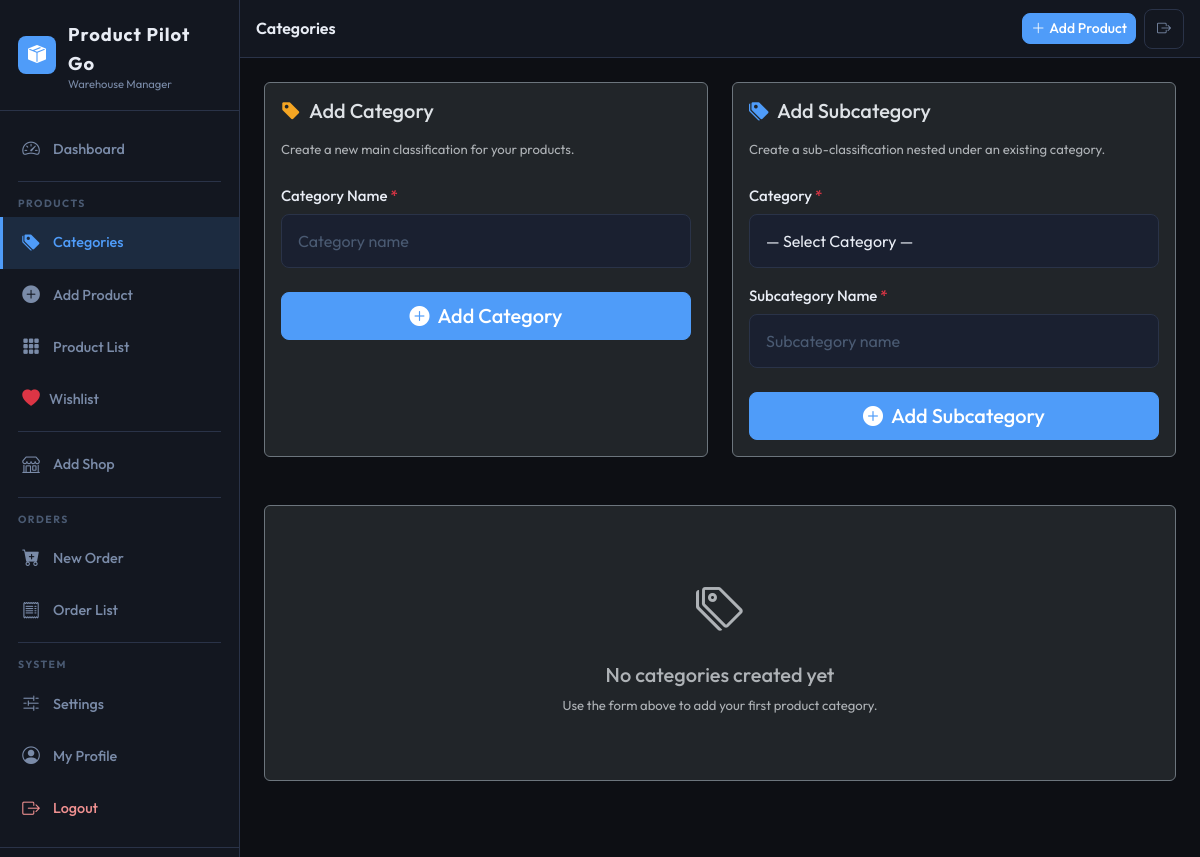
Before: /categories/ (signed in) with the older database file.
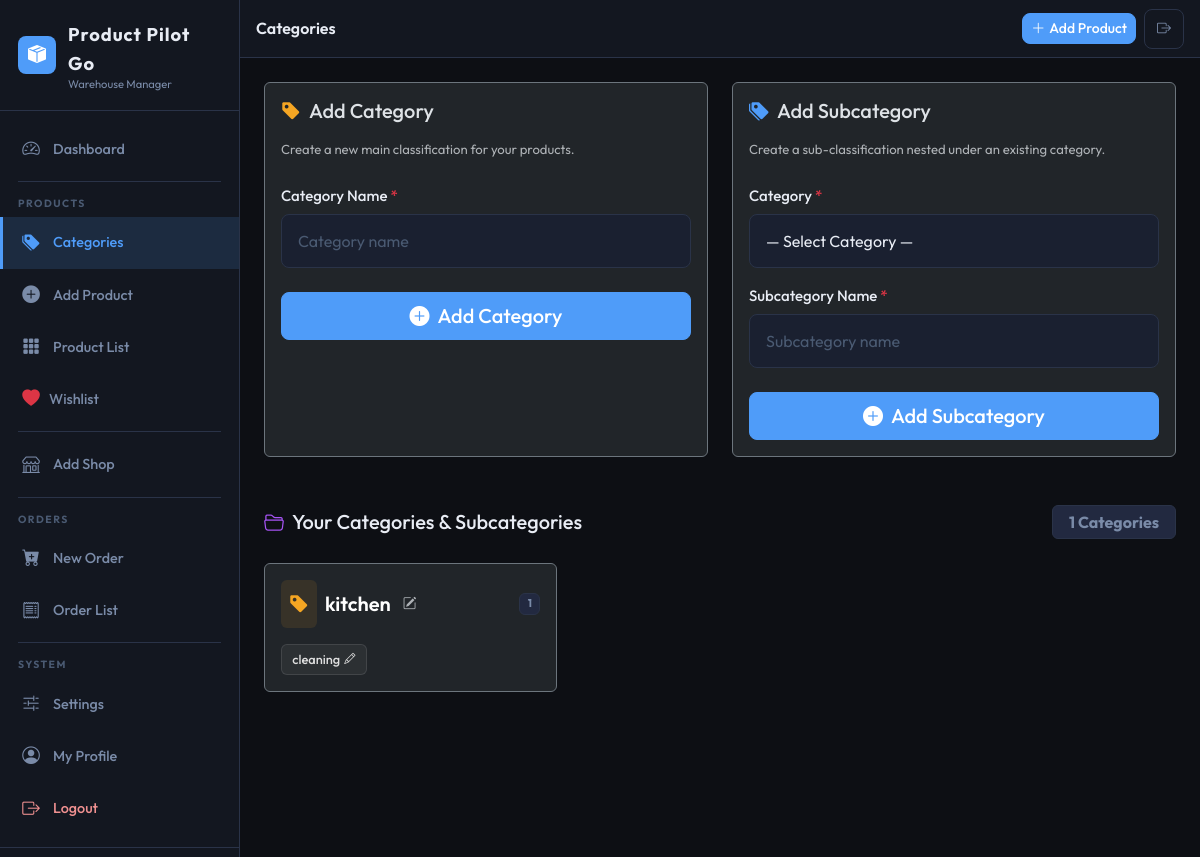
After: the same page with the newer database file.
### aps/models.py (models this page shows, shortened)
class Category(models.Model):
    name = models.CharField(max_length=150)
    created_by = models.ForeignKey(
        User,
        on_delete=models.CASCADE,
        null=True, blank=True,
        related_name='categories_created',
    )
    class Meta:
        verbose_name = 'Category'
        verbose_name_plural = 'Categories'
        ordering = ['name']
        unique_together = ('name', 'created_by')
    def __str__(self):
        return self.name

class SubCategory(models.Model):
    category = models.ForeignKey(
        Category,
        on_delete=models.CASCADE,
        related_name='subcategories'
    )
    name = models.CharField(max_length=150)
    class Meta:
        verbose_name = 'Sub Category'
        verbose_name_plural = 'Sub Categories'
        ordering = ['name']
        unique_together = ('category', 'name')

### aps/views/categories.py (the view, shortened to what this page needs)
# urls.py: path('categories/', views.categories_list, name='categories_list'),
@business_user_required
def categories_list(request):
    cat_form = CategoryForm(user=request.user)
    subcat_form = SubCategoryForm(user=request.user)
    categories = Category.objects.filter(
        created_by=request.user
    ).prefetch_related('subcategories').order_by('name')
    return render(request, 'aps/categories.html', {
        'page_title': 'Categories',
        'active_menu': 'categories',
        'cat_form': cat_form,
        'subcat_form': subcat_form,
        'categories': categories,
    })

### aps/forms.py (shortened to what this page needs)
class CategoryForm(forms.ModelForm):
    class Meta:
        model = Category
        fields = ['name']
        widgets = {
            'name': forms.TextInput(attrs={
                'class': 'form-control form-control-lg',
                'placeholder': 'Category name',
                'autocomplete': 'off',
            })
        }
    def __init__(self, *args, user=None, **kwargs):
        super().__init__(*args, **kwargs)
        self._user = user

class SubCategoryForm(forms.ModelForm):
    class Meta:
        model = SubCategory
        fields = ['category', 'name']
        widgets = {
            'category': forms.Select(attrs={'class': 'form-select form-select-lg'}),
            'name': forms.TextInput(attrs={
                'class': 'form-control form-control-lg',
                'placeholder': 'Subcategory name',
                'autocomplete': 'off',
            })
        }
    def __init__(self, *args, user=None, **kwargs):
        super().__init__(*args, **kwargs)
        self.fields['category'].empty_label = '— Select Category —'
        if user:
            self.fields['category'].queryset = Category.objects.filter(created_by=user)

### aps/templates/aps/categories.html (shortened to what the changed rows need)
{% extends 'aps/base.html' %}
{% load static %}
{% block extra_css %}
<link href="https://cdn.jsdelivr.net/npm/tom-select@2.3.1/dist/css/tom-select.bootstrap5.min.css" rel="stylesheet">
{% endblock %}
{% block content %}
{% if categories %}
<div class="mt-5">
  <div class="d-flex align-items-center justify-content-between mb-4">
    <h5 class="fw-700 mb-0">
      <i class="bi bi-folder2-open text-purple me-2"></i>Your Categories & Subcategories
    </h5>
    <span class="badge bg-secondary px-3 py-2 fs-6">{{ categories.count }} Categories</span>
  </div>
  <div class="row g-3">
    {% for cat in categories %}
    <div class="col-12 col-md-6 col-lg-4">
      <div class="card bg-dark border-secondary h-100">
        <div class="card-body">
          <div class="d-flex align-items-center gap-2 mb-3">
            <div class="p-2 rounded bg-opacity-10 bg-amber d-flex align-items-center justify-content-center" style="background-color: rgba(245,166,35,0.1);">
              <i class="bi bi-tag-fill text-amber fs-5"></i>
            </div>
            <h5 class="mb-0 fw-600 text-white">{{ cat.name }}</h5>
            <button type="button" class="btn btn-sm p-0 border-0 bg-transparent text-muted text-opacity-75 hover-accent" onclick="openEditCategoryModal({{ cat.pk }}, '{{ cat.name|escapejs }}')" title="Edit Category">
              <i class="bi bi-pencil-square ms-1" style="font-size: 0.85rem; cursor: pointer;"></i>
            </button>
            <span class="badge bg-secondary ms-auto">{{ cat.subcategories.count }}</span>
          </div>
          {% if cat.subcategories.all %}
          <div class="d-flex flex-wrap gap-2 mt-2">
            {% for sub in cat.subcategories.all %}
            <span class="badge-subcat d-inline-flex align-items-center gap-1">
              <span>{{ sub.name }}</span>
              <i class="bi bi-pencil" style="font-size: 0.7rem; cursor: pointer;" onclick="openEditSubcategoryModal({{ sub.pk }}, '{{ sub.name|escapejs }}', {{ cat.pk }})" title="Edit Subcategory"></i>
            </span>
            {% endfor %}
          </div>
          {% else %}
          <p class="text-muted small mb-0 mt-1"><i class="bi bi-info-circle me-1"></i>No subcategories yet.</p>
          {% endif %}
        </div>
      </div>
    </div>
    {% endfor %}
  </div>
</div>
{% else %}
<div class="card bg-dark border-secondary mt-5 py-5 text-center">
  <div class="card-body">
    <i class="bi bi-tags text-muted" style="font-size: 3rem;"></i>
    <h5 class="text-muted mt-3">No categories created yet</h5>
    <p class="text-muted small mb-0">Use the form above to add your first product category.</p>
  </div>
</div>
{% endif %}
{% endblock %}

Changed rows visible on the page:
added Category: name "kitchen", subcategories.count "1"
added SubCategory: name "cleaning"
Other visible differences:
{{ categories.count }}: (not shown) → "1"
text no longer shown: "No categories created yet Use the form above to add your first product category."
text now shown: "Your Categories & Subcategories Categories"
